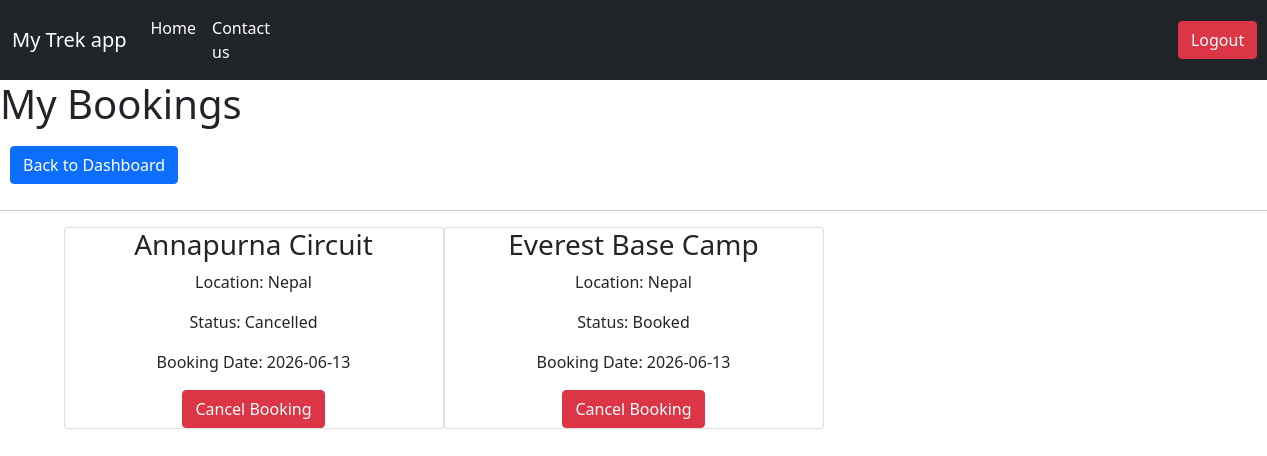
/my_bookings (signed in), run on the app's committed database.
### models.py (models this page shows)
class Trek(db.Model):
    id = db.Column(db.Integer, primary_key=True)
    name = db.Column(db.String(100))
    location = db.Column(db.String(100))
    assigned_staff_id=staff_id=db.Column(db.Integer, db.ForeignKey('user.id'))
    available_slots=db.Column(db.Integer)
    difficulty = db.Column(db.String(50))
    duration = db.Column(db.Integer)
    status = db.Column(db.String(20),default='Open')
    start_date=db.Column(db.Date)
    end_date=db.Column(db.Date)
    image=db.Column(db.String(500))
    trek_details=db.Column(db.String(500))
    bookings = db.relationship(
        'Booking',
        backref='trek',
        lazy=True
    )
    assigned_staff_id = db.Column(
        db.Integer,
        db.ForeignKey('user.id'),
        nullable=True
    )

class Booking(db.Model):
    Booking_ID = db.Column(db.Integer, primary_key=True)
    User_ID=db.Column(db.Integer, db.ForeignKey('user.id'))
    Trek_ID=db.Column(db.Integer, db.ForeignKey('trek.id'))
    Booking_Date=db.Column(db.Date)
    Status=db.Column(db.String(100))

### app.py (the view)
@app.route('/my_bookings')
def my_bookings():
    if 'user_id' not in session:
        return redirect('/login')
    bookings = Booking.query.filter_by(User_ID=session['user_id']).all()
    booking_data = []
    for booking in bookings:
        user=User.query.get(booking.User_ID)
        trek = Trek.query.get(booking.Trek_ID)
        booking_data.append({
            'booking': booking,
            'trek': trek,
            'user':user
        })
    return render_template(
        'my_bookings.html',
        booking_data=booking_data
    )

### templates/my_bookings.html (shortened to what this page needs)
<!DOCTYPE html>
<html lang="en">
<head>
    <link href="https://cdn.jsdelivr.net/npm/bootstrap@5.0.2/dist/css/bootstrap.min.css" rel="stylesheet">
</head>
<body>
    <nav class="navbar navbar-expand-lg navbar-light bg-dark" style="margin-right: auto;">
    <div class="container-fluid" style="margin-right: 20px;">
        <a class="navbar-brand" href="#" style="color: white;">My Trek app</a>
        <div class="collapse navbar-collapse" id="navbarNav" style="margin-right: 20px;">
        <ul class="navbar-nav">
            <li class="nav-item">
            <a class="nav-link active" aria-current="page" href="/home" style="color: white;">Home</a>
            </li>
            <li class="nav-item">
            <a class="nav-link" href="#" style="color: white;">Contact us</a>
            </li>
        </ul>
        <a href="/logout" class="btn btn-danger" style="margin-left: 900px;">Logout</a>
        </div>
    </div>
    </nav>
    <h1>My Bookings</h1>
    <a href="/user_dashboard" class="btn btn-primary" style="margin: 10px;">Back to Dashboard</a>
<hr>
<div class="container text-center">
  <div class="row row-cols-3 row-cols-md-3 g-4 ">
{% for item in booking_data %}
<div class="card" style="align-items:left;" >
  <div class="col" style="align-items:left">
<h3>{{ item.trek.name }}</h3>
<p>Location: {{ item.trek.location }}</p>
<p>Status: {{ item.booking.Status }}</p>
<p>Booking Date: {{ item.booking.Booking_Date }}</p>
<a href="/cancel_booking/{{ item.booking.Booking_ID }}"
   class="btn btn-danger">
   Cancel Booking
</a><br></div></div>
{% endfor %}
</div>
</div>
</body>
</html>

### data on the page
Trek: trek.name "Annapurna Circuit", trek.location "Nepal"
Booking: booking.Status "Cancelled", booking.Booking_Date "2026-06-13"
Trek: trek.name "Everest Base Camp", trek.location "Nepal"
Booking: booking.Status "Booked", booking.Booking_Date "2026-06-13"
